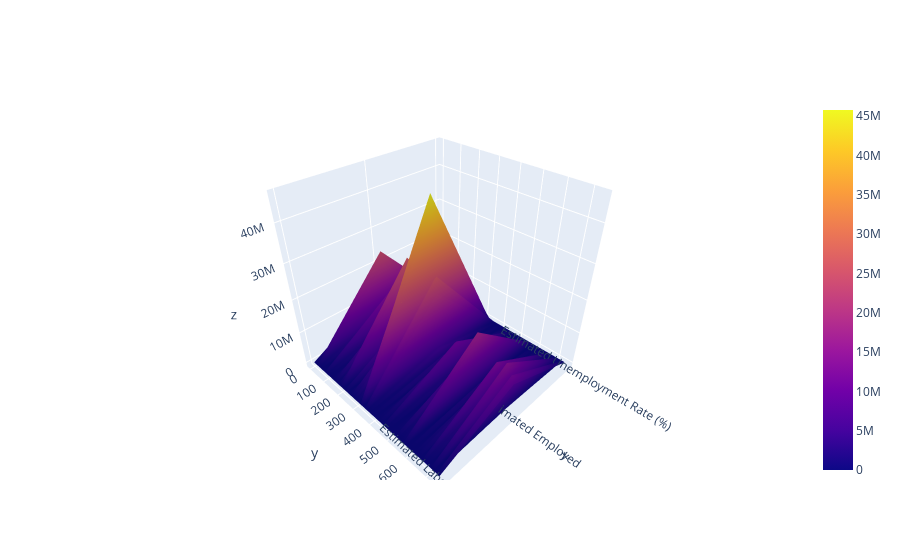

Notebook source saved alongside this figure:
### Code cell
import plotly.graph_objs as go
go.Layout(title = "Data Analysis(3D)", scene = dict(xaxis_title = 'x', yaxis_title = 'y', zaxis_title = 'z'))
plot = go.Figure(data = [go.Surface(x = df.columns, y = df.index, z = df.values)])
plot.show()

### Figure 1 — Plotly figure (JSON) as saved in the notebook; plotly's stock layout.template omitted (floating-point values rounded to 4 significant figures; data arrays with more than 128 entries replaced by an {"elided": "..."} marker saying what was removed)
{"data": [{"type": "surface", "x": ["Region", " Date", " Frequency", " Estimated Unemployment Rate (%)", " Estimated Employed", " Estimated Labour Participation Rate (%)", "Area"], "y": {"elided": "740 int values"}, "z": {"elided": "740x7 mixed values"}}], "layout": {}}
